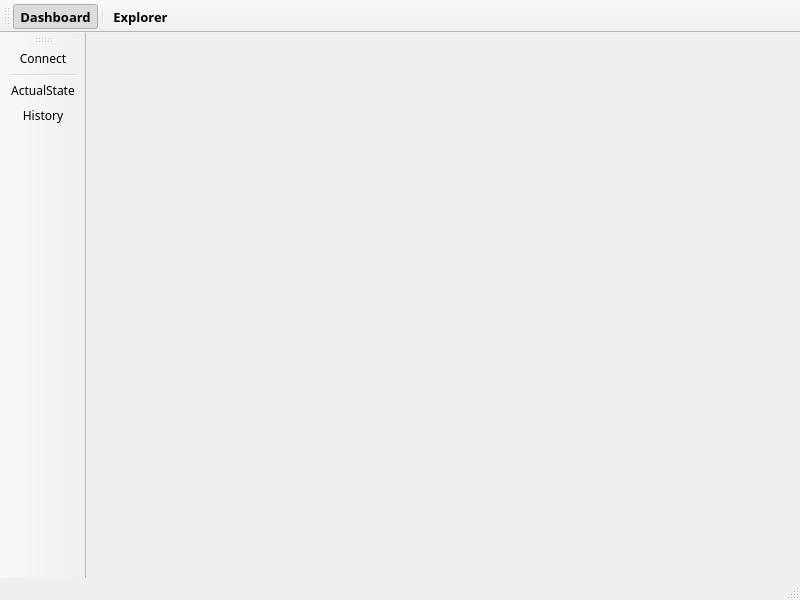
<?xml version="1.0" encoding="UTF-8"?>
<ui version="4.0">
 <class>MainWindow</class>
 <widget class="QMainWindow" name="MainWindow">
  <property name="geometry">
   <rect>
    <x>0</x>
    <y>0</y>
    <width>800</width>
    <height>600</height>
   </rect>
  </property>
  <property name="minimumSize">
   <size>
    <width>0</width>
    <height>600</height>
   </size>
  </property>
  <property name="windowTitle">
   <string>MainWindow</string>
  </property>
  <property name="tabShape">
   <enum>QTabWidget::Rounded</enum>
  </property>
  <property name="unifiedTitleAndToolBarOnMac">
   <bool>false</bool>
  </property>
  <widget class="QWidget" name="centralwidget">
   <layout class="QVBoxLayout" name="verticalLayout">
    <item>
     <widget class="QStackedWidget" name="mode_stack">
      <property name="minimumSize">
       <size>
        <width>0</width>
        <height>0</height>
       </size>
      </property>
      <property name="whatsThis">
       <string>&lt;html&gt;&lt;head/&gt;&lt;body&gt;&lt;p&gt;New connection&lt;/p&gt;&lt;/body&gt;&lt;/html&gt;</string>
      </property>
      <property name="currentIndex">
       <number>0</number>
      </property>
      <widget class="DashboardPage" name="dashboard_page"/>
      <widget class="ExplorerPage" name="explorer_page"/>
     </widget>
    </item>
   </layout>
  </widget>
  <widget class="QToolBar" name="toolBar">
   <property name="font">
    <font>
     <family>Arial Nova Light</family>
     <pointsize>10</pointsize>
     <weight>75</weight>
     <bold>true</bold>
    </font>
   </property>
   <property name="windowTitle">
    <string>toolBar</string>
   </property>
   <property name="toolButtonStyle">
    <enum>Qt::ToolButtonTextBesideIcon</enum>
   </property>
   <attribute name="toolBarArea">
    <enum>TopToolBarArea</enum>
   </attribute>
   <attribute name="toolBarBreak">
    <bool>false</bool>
   </attribute>
   <addaction name="actionDashboard"/>
   <addaction name="separator"/>
   <addaction name="actionExplorer"/>
  </widget>
  <widget class="QToolBar" name="toolBar_2">
   <property name="font">
    <font>
     <family>Arial Nova Light</family>
    </font>
   </property>
   <property name="windowTitle">
    <string>toolBar_2</string>
   </property>
   <property name="iconSize">
    <size>
     <width>26</width>
     <height>26</height>
    </size>
   </property>
   <property name="toolButtonStyle">
    <enum>Qt::ToolButtonTextUnderIcon</enum>
   </property>
   <attribute name="toolBarArea">
    <enum>LeftToolBarArea</enum>
   </attribute>
   <attribute name="toolBarBreak">
    <bool>false</bool>
   </attribute>
   <addaction name="actionConnect"/>
   <addaction name="separator"/>
   <addaction name="actionActualState"/>
   <addaction name="actionHistory"/>
  </widget>
  <widget class="QStatusBar" name="statusBar"/>
  <action name="actionDashboard">
   <property name="checkable">
    <bool>true</bool>
   </property>
   <property name="checked">
    <bool>true</bool>
   </property>
   <property name="icon">
    <iconset resource="../resources.qrc">
     <normaloff>:/icons/display-symbolic.svg</normaloff>:/icons/display-symbolic.svg</iconset>
   </property>
   <property name="text">
    <string>Dashboard</string>
   </property>
   <property name="menuRole">
    <enum>QAction::TextHeuristicRole</enum>
   </property>
  </action>
  <action name="actionExplorer">
   <property name="checkable">
    <bool>true</bool>
   </property>
   <property name="enabled">
    <bool>true</bool>
   </property>
   <property name="icon">
    <iconset resource="../resources.qrc">
     <normaloff>:/icons/navigate-symbolic.svg</normaloff>:/icons/navigate-symbolic.svg</iconset>
   </property>
   <property name="text">
    <string>Explorer</string>
   </property>
   <property name="visible">
    <bool>true</bool>
   </property>
  </action>
  <action name="actionConnect">
   <property name="icon">
    <iconset resource="../resources.qrc">
     <normaloff>:/icons/globe-alt-symbolic.svg</normaloff>:/icons/globe-alt-symbolic.svg</iconset>
   </property>
   <property name="text">
    <string>Connect</string>
   </property>
   <property name="toolTip">
    <string>Connect</string>
   </property>
  </action>
  <action name="actionHistory">
   <property name="checkable">
    <bool>true</bool>
   </property>
   <property name="icon">
    <iconset resource="../resources.qrc">
     <normaloff>:/icons/history-graphs.svg</normaloff>:/icons/history-graphs.svg</iconset>
   </property>
   <property name="text">
    <string>History</string>
   </property>
   <property name="toolTip">
    <string>Show data history</string>
   </property>
   <property name="font">
    <font>
     <family>Arial Nova Light</family>
     <pointsize>9</pointsize>
    </font>
   </property>
   <property name="iconVisibleInMenu">
    <bool>false</bool>
   </property>
  </action>
  <action name="actionActualState">
   <property name="checkable">
    <bool>true</bool>
   </property>
   <property name="icon">
    <iconset resource="../resources.qrc">
     <normaloff>:/icons/actual-state.svg</normaloff>:/icons/actual-state.svg</iconset>
   </property>
   <property name="text">
    <string>ActualState</string>
   </property>
   <property name="toolTip">
    <string>Show actual data</string>
   </property>
   <property name="font">
    <font>
     <family>Arial Nova Light</family>
     <pointsize>9</pointsize>
    </font>
   </property>
   <property name="iconVisibleInMenu">
    <bool>false</bool>
   </property>
  </action>
 </widget>
 <customwidgets>
  <customwidget>
   <class>DashboardPage</class>
   <extends>QWidget</extends>
   <header>src/dashboardpage.h</header>
   <container>1</container>
  </customwidget>
  <customwidget>
   <class>ExplorerPage</class>
   <extends>QWidget</extends>
   <header>src/explorerpage.h</header>
   <container>1</container>
  </customwidget>
 </customwidgets>
 <resources>
  <include location="../resources.qrc"/>
 </resources>
 <connections/>
</ui>
